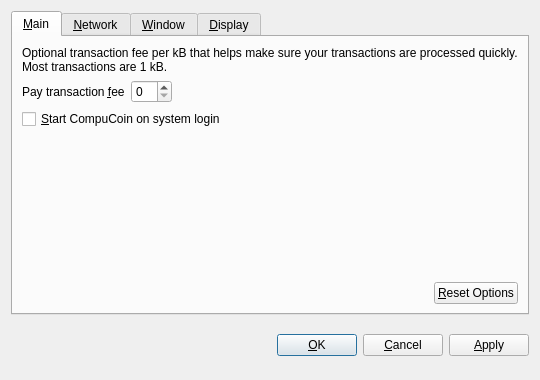
<?xml version="1.0" encoding="UTF-8"?>
<ui version="4.0">
 <class>OptionsDialog</class>
 <widget class="QDialog" name="OptionsDialog">
  <property name="geometry">
   <rect>
    <x>0</x>
    <y>0</y>
    <width>540</width>
    <height>380</height>
   </rect>
  </property>
  <property name="windowTitle">
   <string>Options</string>
  </property>
  <property name="modal">
   <bool>true</bool>
  </property>
  <layout class="QVBoxLayout" name="verticalLayout">
   <item>
    <widget class="QTabWidget" name="tabWidget">
     <property name="tabPosition">
      <enum>QTabWidget::North</enum>
     </property>
     <property name="currentIndex">
      <number>0</number>
     </property>
     <widget class="QWidget" name="tabMain">
      <attribute name="title">
       <string>&amp;Main</string>
      </attribute>
      <layout class="QVBoxLayout" name="verticalLayout_Main">
       <item>
        <widget class="QLabel" name="transactionFeeInfoLabel">
         <property name="text">
          <string>Optional transaction fee per kB that helps make sure your transactions are processed quickly. Most transactions are 1 kB.</string>
         </property>
         <property name="textFormat">
          <enum>Qt::PlainText</enum>
         </property>
         <property name="wordWrap">
          <bool>true</bool>
         </property>
        </widget>
       </item>
       <item>
        <layout class="QHBoxLayout" name="horizontalLayout_1_Main">
         <item>
          <widget class="QLabel" name="transactionFeeLabel">
           <property name="text">
            <string>Pay transaction &amp;fee</string>
           </property>
           <property name="textFormat">
            <enum>Qt::PlainText</enum>
           </property>
           <property name="buddy">
            <cstring>transactionFee</cstring>
           </property>
          </widget>
         </item>
         <item>
          <widget class="BitcoinAmountField" name="transactionFee"/>
         </item>
         <item>
          <spacer name="horizontalSpacer_1_Main">
           <property name="orientation">
            <enum>Qt::Horizontal</enum>
           </property>
           <property name="sizeHint" stdset="0">
            <size>
             <width>40</width>
             <height>20</height>
            </size>
           </property>
          </spacer>
         </item>
        </layout>
       </item>
       <item>
        <widget class="QCheckBox" name="bitcoinAtStartup">
         <property name="toolTip">
          <string>Automatically start CompuCoin after logging in to the system.</string>
         </property>
         <property name="text">
          <string>&amp;Start CompuCoin on system login</string>
         </property>
        </widget>
       </item>
       <item>
        <spacer name="verticalSpacer_Main">
         <property name="orientation">
          <enum>Qt::Vertical</enum>
         </property>
         <property name="sizeHint" stdset="0">
          <size>
           <width>20</width>
           <height>40</height>
          </size>
         </property>
        </spacer>
       </item>
       <item>
        <layout class="QHBoxLayout" name="horizontalLayout_2_Main">
         <item>
          <spacer name="horizontalSpacer_2_Main">
           <property name="orientation">
            <enum>Qt::Horizontal</enum>
           </property>
           <property name="sizeHint" stdset="0">
            <size>
             <width>40</width>
             <height>20</height>
            </size>
           </property>
          </spacer>
         </item>
         <item>
          <widget class="QPushButton" name="resetButton">
           <property name="toolTip">
            <string>Reset all client options to default.</string>
           </property>
           <property name="text">
            <string>&amp;Reset Options</string>
           </property>
           <property name="autoDefault">
            <bool>false</bool>
           </property>
          </widget>
         </item>
        </layout>
       </item>
      </layout>
     </widget>
     <widget class="QWidget" name="tabNetwork">
      <attribute name="title">
       <string>&amp;Network</string>
      </attribute>
      <layout class="QVBoxLayout" name="verticalLayout_Network">
       <item>
        <widget class="QCheckBox" name="mapPortUpnp">
         <property name="toolTip">
          <string>Automatically open the CompuCoin client port on the router. This only works when your router supports UPnP and it is enabled.</string>
         </property>
         <property name="text">
          <string>Map port using &amp;UPnP</string>
         </property>
        </widget>
       </item>
       <item>
        <widget class="QCheckBox" name="connectSocks">
         <property name="toolTip">
          <string>Connect to the CompuCoin network through a SOCKS proxy (e.g. when connecting through Tor).</string>
         </property>
         <property name="text">
          <string>&amp;Connect through SOCKS proxy:</string>
         </property>
        </widget>
       </item>
       <item>
        <layout class="QHBoxLayout" name="horizontalLayout_Network">
         <item>
          <widget class="QLabel" name="proxyIpLabel">
           <property name="text">
            <string>Proxy &amp;IP:</string>
           </property>
           <property name="textFormat">
            <enum>Qt::PlainText</enum>
           </property>
           <property name="buddy">
            <cstring>proxyIp</cstring>
           </property>
          </widget>
         </item>
         <item>
          <widget class="QValidatedLineEdit" name="proxyIp">
           <property name="maximumSize">
            <size>
             <width>140</width>
             <height>16777215</height>
            </size>
           </property>
           <property name="toolTip">
            <string>IP address of the proxy (e.g. 127.0.0.1)</string>
           </property>
          </widget>
         </item>
         <item>
          <widget class="QLabel" name="proxyPortLabel">
           <property name="text">
            <string>&amp;Port:</string>
           </property>
           <property name="textFormat">
            <enum>Qt::PlainText</enum>
           </property>
           <property name="buddy">
            <cstring>proxyPort</cstring>
           </property>
          </widget>
         </item>
         <item>
          <widget class="QLineEdit" name="proxyPort">
           <property name="maximumSize">
            <size>
             <width>55</width>
             <height>16777215</height>
            </size>
           </property>
           <property name="toolTip">
            <string>Port of the proxy (e.g. 9050)</string>
           </property>
          </widget>
         </item>
         <item>
          <widget class="QLabel" name="socksVersionLabel">
           <property name="text">
            <string>SOCKS &amp;Version:</string>
           </property>
           <property name="textFormat">
            <enum>Qt::PlainText</enum>
           </property>
           <property name="buddy">
            <cstring>socksVersion</cstring>
           </property>
          </widget>
         </item>
         <item>
          <widget class="QValueComboBox" name="socksVersion">
           <property name="toolTip">
            <string>SOCKS version of the proxy (e.g. 5)</string>
           </property>
          </widget>
         </item>
         <item>
          <spacer name="horizontalSpacer_Network">
           <property name="orientation">
            <enum>Qt::Horizontal</enum>
           </property>
           <property name="sizeHint" stdset="0">
            <size>
             <width>40</width>
             <height>20</height>
            </size>
           </property>
          </spacer>
         </item>
        </layout>
       </item>
       <item>
        <spacer name="verticalSpacer_Network">
         <property name="orientation">
          <enum>Qt::Vertical</enum>
         </property>
         <property name="sizeHint" stdset="0">
          <size>
           <width>20</width>
           <height>40</height>
          </size>
         </property>
        </spacer>
       </item>
      </layout>
     </widget>
     <widget class="QWidget" name="tabWindow">
      <attribute name="title">
       <string>&amp;Window</string>
      </attribute>
      <layout class="QVBoxLayout" name="verticalLayout_Window">
       <item>
        <widget class="QCheckBox" name="minimizeToTray">
         <property name="toolTip">
          <string>Show only a tray icon after minimizing the window.</string>
         </property>
         <property name="text">
          <string>&amp;Minimize to the tray instead of the taskbar</string>
         </property>
        </widget>
       </item>
       <item>
        <widget class="QCheckBox" name="minimizeOnClose">
         <property name="toolTip">
          <string>Minimize instead of exit the application when the window is closed. When this option is enabled, the application will be closed only after selecting Quit in the menu.</string>
         </property>
         <property name="text">
          <string>M&amp;inimize on close</string>
         </property>
        </widget>
       </item>
       <item>
        <spacer name="verticalSpacer_Window">
         <property name="orientation">
          <enum>Qt::Vertical</enum>
         </property>
         <property name="sizeHint" stdset="0">
          <size>
           <width>20</width>
           <height>40</height>
          </size>
         </property>
        </spacer>
       </item>
      </layout>
     </widget>
     <widget class="QWidget" name="tabDisplay">
      <attribute name="title">
       <string>&amp;Display</string>
      </attribute>
      <layout class="QVBoxLayout" name="verticalLayout_Display">
       <item>
        <layout class="QHBoxLayout" name="horizontalLayout_1_Display">
         <item>
          <widget class="QLabel" name="langLabel">
           <property name="text">
            <string>User Interface &amp;language:</string>
           </property>
           <property name="textFormat">
            <enum>Qt::PlainText</enum>
           </property>
           <property name="buddy">
            <cstring>lang</cstring>
           </property>
          </widget>
         </item>
         <item>
          <widget class="QValueComboBox" name="lang">
           <property name="toolTip">
            <string>The user interface language can be set here. This setting will take effect after restarting CompuCoin.</string>
           </property>
          </widget>
         </item>
        </layout>
       </item>
       <item>
        <layout class="QHBoxLayout" name="horizontalLayout_2_Display">
         <item>
          <widget class="QLabel" name="unitLabel">
           <property name="text">
            <string>&amp;Unit to show amounts in:</string>
           </property>
           <property name="textFormat">
            <enum>Qt::PlainText</enum>
           </property>
           <property name="buddy">
            <cstring>unit</cstring>
           </property>
          </widget>
         </item>
         <item>
          <widget class="QValueComboBox" name="unit">
           <property name="toolTip">
            <string>Choose the default subdivision unit to show in the interface and when sending coins.</string>
           </property>
          </widget>
         </item>
        </layout>
       </item>
       <item>
        <widget class="QCheckBox" name="displayAddresses">
         <property name="toolTip">
          <string>Whether to show CompuCoin addresses in the transaction list or not.</string>
         </property>
         <property name="text">
          <string>&amp;Display addresses in transaction list</string>
         </property>
        </widget>
       </item>
       <item>
        <widget class="QCheckBox" name="coinControlFeatures">
         <property name="toolTip">
          <string>Whether to show coin control features or not.</string>
         </property>
         <property name="text">
          <string>Display coin &amp;control features (experts only!)</string>
         </property>
        </widget>
       </item>
       <item>
        <spacer name="verticalSpacer_Display">
         <property name="orientation">
          <enum>Qt::Vertical</enum>
         </property>
         <property name="sizeHint" stdset="0">
          <size>
           <width>20</width>
           <height>40</height>
          </size>
         </property>
        </spacer>
       </item>
      </layout>
     </widget>
    </widget>
   </item>
   <item>
    <layout class="QHBoxLayout" name="horizontalLayout_Buttons">
     <item>
      <spacer name="horizontalSpacer_1">
       <property name="orientation">
        <enum>Qt::Horizontal</enum>
       </property>
       <property name="sizeHint" stdset="0">
        <size>
         <width>40</width>
         <height>48</height>
        </size>
       </property>
      </spacer>
     </item>
     <item>
      <widget class="QLabel" name="statusLabel">
       <property name="font">
        <font>
         <weight>75</weight>
         <bold>true</bold>
        </font>
       </property>
       <property name="text">
        <string/>
       </property>
       <property name="textFormat">
        <enum>Qt::PlainText</enum>
       </property>
       <property name="wordWrap">
        <bool>true</bool>
       </property>
      </widget>
     </item>
     <item>
      <spacer name="horizontalSpacer_2">
       <property name="orientation">
        <enum>Qt::Horizontal</enum>
       </property>
       <property name="sizeHint" stdset="0">
        <size>
         <width>40</width>
         <height>48</height>
        </size>
       </property>
      </spacer>
     </item>
     <item>
      <widget class="QPushButton" name="okButton">
       <property name="text">
        <string>&amp;OK</string>
       </property>
      </widget>
     </item>
     <item>
      <widget class="QPushButton" name="cancelButton">
       <property name="text">
        <string>&amp;Cancel</string>
       </property>
       <property name="autoDefault">
        <bool>false</bool>
       </property>
      </widget>
     </item>
     <item>
      <widget class="QPushButton" name="applyButton">
       <property name="text">
        <string>&amp;Apply</string>
       </property>
       <property name="autoDefault">
        <bool>false</bool>
       </property>
      </widget>
     </item>
    </layout>
   </item>
  </layout>
 </widget>
 <customwidgets>
  <customwidget>
   <class>BitcoinAmountField</class>
   <extends>QSpinBox</extends>
   <header>bitcoinamountfield.h</header>
  </customwidget>
  <customwidget>
   <class>QValueComboBox</class>
   <extends>QComboBox</extends>
   <header>qvaluecombobox.h</header>
  </customwidget>
  <customwidget>
   <class>QValidatedLineEdit</class>
   <extends>QLineEdit</extends>
   <header>qvalidatedlineedit.h</header>
  </customwidget>
 </customwidgets>
 <resources/>
 <connections/>
</ui>
